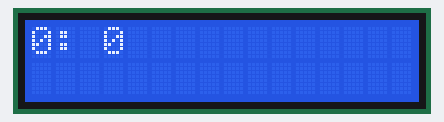
This sketch was run on a simulated Arduino Uno, built with avr-gcc and run on an emulated ATmega328P. Parts: 16×2 character LCD.

Above: at 0.1 s.
At 4.1 s:
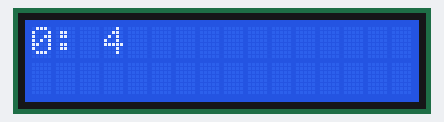
At 9.1 s:
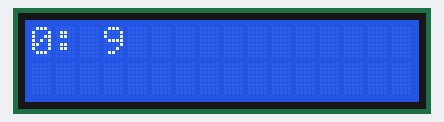
At 19.1 s:
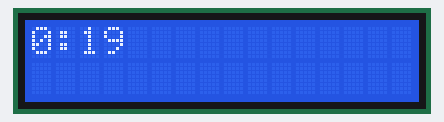
At 29.1 s:
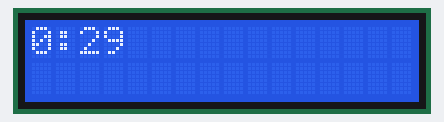
At 39.1 s:
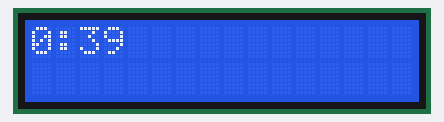

The sketch:

Chapter5_LCD_timer6.ino
```cpp
// Saved as Chapter5_LCD_timer6.ino, to display time lapsed in MM:SS format
#include <LiquidCrystal.h>  // include the library for the LCD

// THE HD44780 LCD HAS 16 CONNECTIONS, THEY ARE NAMED AS:
//         MAMES   VSS, VDD, V0, RS, RW,  E, D0, D1, D2, D3, D4, D5, D6, D7, A,  K
// LCD PIN NUMBERS  1,   2,   3,  4,  5,  6,  7,  8,  9, 10, 11, 12, 13, 14, 15, 16
// DEFINE THE CONNECTION OF LCD PINS TO THE ARDUINO PINS
const int RS = 7, E = 8, D4 = 9, D5 = 6, D6 = 3, D7 = 2;
LiquidCrystal lcd(RS, E, D4, D5, D6, D7);  // DEFINE THE LiquidCrystal AS lcd
                            // ONLY 6 PINS NEED TO BE SPECIFIED
                            // (THE RS, E, D4, D5, D6, D7)
void setup() {
  // WE ARE USING THE 16X2 LCD
  lcd.begin(16, 2);
  //  lcd.begin(20, 4);  // IF WE USE THE 20X4 LCD
}

void loop() {
  // THIS IS CODE FOR A TIMER DISPLAYED BY A 16X2 LCD IN MINUTES:SECONDS
  // SINCE THE LAST RESET OF THE ARDUINO
    int t; // DEFINE AN INTEGER FOR TIME IN SECOND SINCE THE LAST MINUTE
  t = millis() / 1000 - (millis() / 1000/60)*60;
  lcd.setCursor(0, 0);
  // THE FOLLOWING PRINTS THE TIME IN MINUTE SINCE THE RESET OF THE ARDUINO
  // IT IS FOLLOWED BY A COLUMN : AND THEN THE SECOND SINCE THE LAST REPORTED MINUTE
  lcd.print(millis() / 1000/60); lcd.print(":");
  if (t < 10 ) {  // IF ONE ONE DIGIT FOR THE SECOND SINCE LAST MINUTE
  lcd.print(" "); lcd.print(t); // PRINT THE TIME IN SECOND
  }
  if (t >= 10) {
  lcd.print(t);  // PRINT SECONDS WITH TWO DIGITS
  }
}
```

Measured:
- what the display in image 1 shows lasts 1.0 s, from 4.0 s to 5.0 s
